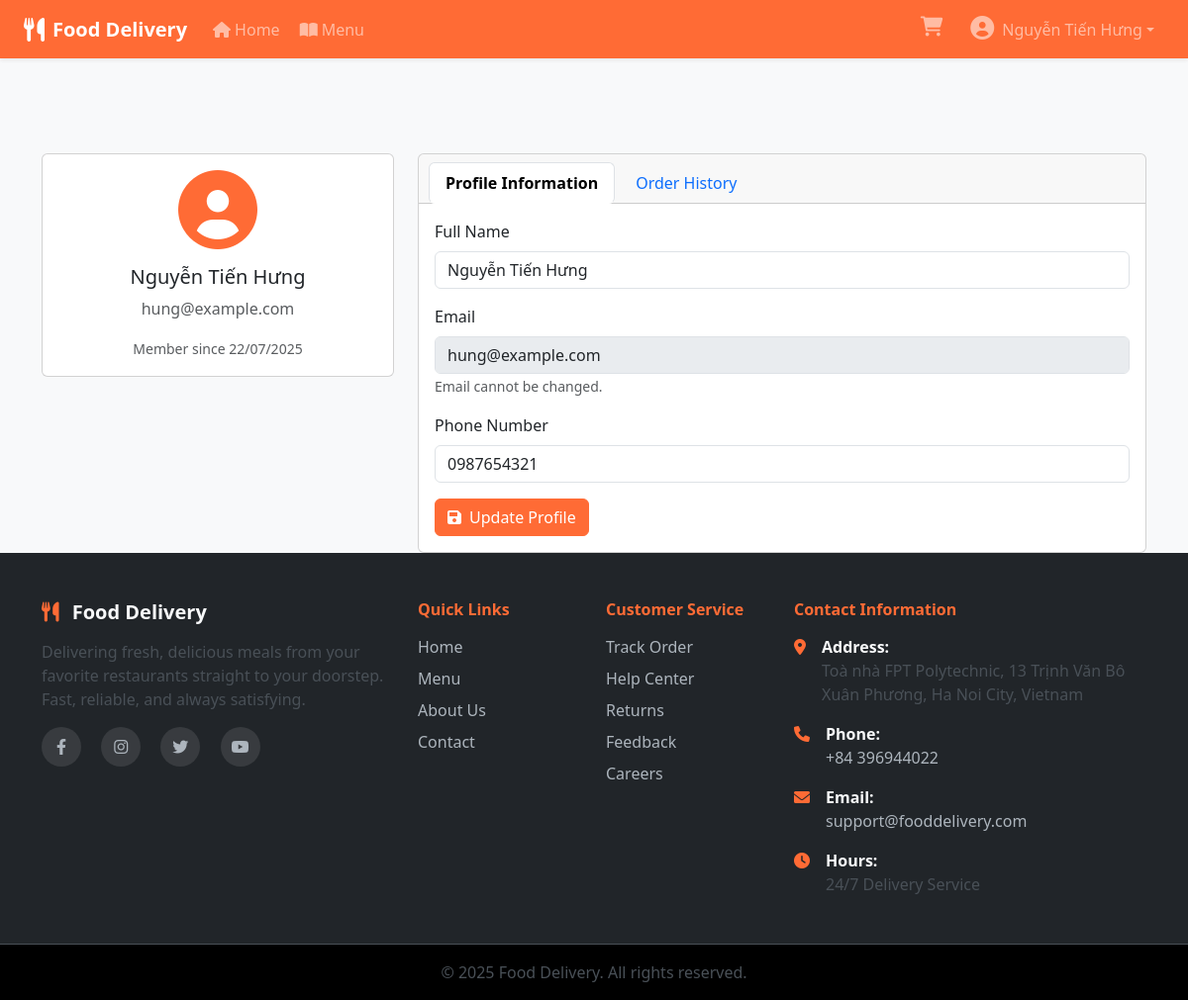
The app's page /profile.php (signed in) with its own data.
### tables this page shows
CREATE TABLE `users` (
  `user_id` int(11) NOT NULL,
  `username` varchar(50) NOT NULL,
  `password_hash` varchar(255) NOT NULL,
  `email` varchar(100) DEFAULT NULL,
  `full_name` varchar(100) DEFAULT NULL,
  `phone` varchar(20) DEFAULT NULL,
  `role` enum('customer','admin') DEFAULT 'customer',
  `created_at` timestamp NOT NULL DEFAULT current_timestamp()
);

### profile.php (the view, shortened to what this page needs)
<?php
$database = new Database();
$pdo = $database->getConnection();
$stmt_user = $pdo->prepare("SELECT * FROM users WHERE user_id = ?");
$stmt_user->execute([$_SESSION['user_id']]);
if ($stmt_user->rowCount() > 0) {
    $user = $stmt_user->fetch(PDO::FETCH_ASSOC);
}
include 'includes/header.php';
?>
<div class="container mt-5 pt-5">
    <div class="row">
        <div class="col-md-4">
            <div class="card">
                <div class="card-body text-center">
                    <div class="profile-avatar mb-3">
                        <i class="fas fa-user-circle fa-5x text-primary"></i>
                    </div>
                    <h5><?php echo htmlspecialchars($user['full_name']); ?></h5>
                    <p class="text-muted"><?php echo htmlspecialchars($user['email']); ?></p>
                    <small class="text-muted">Member since <?php echo date('d/m/Y', strtotime($user['created_at'])); ?></small>
                </div>
            </div>
        </div>
        <div class="col-md-8">
            <div class="card">
                <div class="card-header">
                    <ul class="nav nav-tabs card-header-tabs" role="tablist">
                        <li class="nav-item">
                            <a class="nav-link active" data-bs-toggle="tab" href="#profile-info">Profile Information</a>
                        </li>
                        <li class="nav-item">
                            <a class="nav-link" data-bs-toggle="tab" href="#order-history">Order History</a>
                        </li>
                    </ul>
                </div>
                <div class="card-body">
                    <div class="tab-content">
                        <div class="tab-pane fade show active" id="profile-info">
                            <form method="POST">
                                <div class="mb-3">
                                    <label for="full_name" class="form-label">Full Name</label>
                                    <input type="text" class="form-control" id="full_name" name="full_name"
                                           value="<?php echo htmlspecialchars($user['full_name']); ?>" required>
                                </div>
                                <div class="mb-3">
                                    <label for="email" class="form-label">Email</label>
                                    <input type="email" class="form-control" id="email"
                                           value="<?php echo htmlspecialchars($user['email']); ?>" disabled>
                                    <small class="form-text text-muted">Email cannot be changed.</small>
                                </div>
                                <div class="mb-3">
                                    <label for="phone" class="form-label">Phone Number</label>
                                    <input type="tel" class="form-control" id="phone" name="phone"
                                           value="<?php echo htmlspecialchars($user['phone']); ?>">
                                </div>
                                <button type="submit" class="btn btn-primary">
                                    <i class="fas fa-save me-2"></i>Update Profile
                                </button>
                            </form>
                        </div>
                    </div>
                </div>
            </div>
        </div>
    </div>
</div>
<?php include 'includes/footer.php'; ?>

### includes/header.php (style rules this page uses)
:root { --primary-color: #ff6b35; --primary-dark: #e55a2b; --secondary-color: #ffa726; --bs-primary: #ff6b35; --bs-primary-rgb: 255, 107, 53; }
.btn-primary { background-color: var(--primary-color); border-color: var(--primary-color); }
.text-primary { color: var(--primary-color) !important; }
.card { transition: transform 0.2s; }
html, body { height: 100%; }
body { display: flex; flex-direction: column; }

### components/Header.php (style rules this page uses)
.nav-link { transition: all 0.3s ease; border-radius: 0.375rem; margin: 0 0.125rem; }
.nav-link.active { background-color: rgba(255, 255, 255, 0.2); font-weight: 600; }

### records on screen
users: full_name "Nguyễn Tiến Hưng", email "hung@example.com", created_at "22/07/2025", phone "0987654321"

### other values on screen
$_SESSION['full_name'] "Nguyễn Tiến Hưng"
